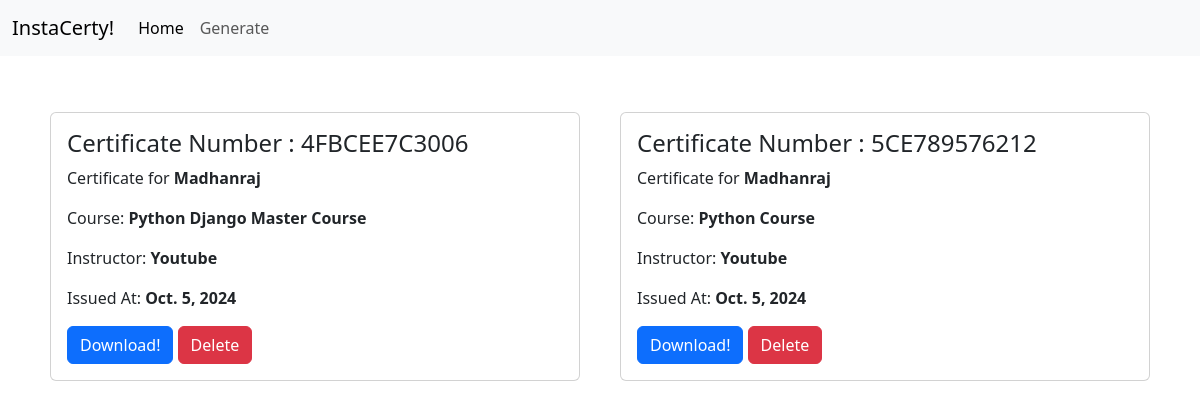
The app's page /, older data.
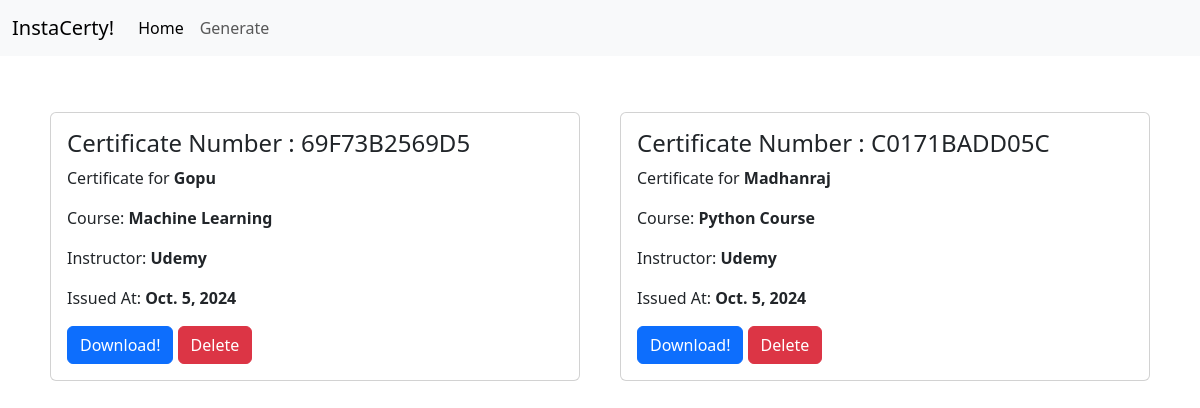
The same page, newer data.
### certificate/models.py (models this page shows, shortened)
class Certificate(models.Model):
    name = models.CharField(max_length=100)
    course = models.CharField(max_length=100)
    instructor = models.CharField(max_length=100)
    issue_date = models.DateField(auto_now_add=True)
    certificate_number = models.CharField(max_length=12, unique=True, blank=True,editable=False)
    qr_code = models.ImageField(upload_to='certificates/QR', blank=True)
    pdf_file = models.FileField(upload_to='certificates/pdf', blank=True, null=True)

### certificate/views.py (the view)
# urls.py: 2. Add a URL to urlpatterns:  path('', views.home, name='home')
def home(request):
    all_certificates=Certificate.objects.all()
    data={
        'certificates':all_certificates,
    }
    return render(request,'home.html',data)

### templates/home.html (shortened to what this page needs)
{% extends 'base.html' %}
{% block content %}
<div class="row">
    {% for certificate in certificates %}
    <div class="col-sm-6">
      <div class="card m-2">
        <div class="card-body">
          <h4 class="card-title">Certificate Number : {{ certificate.certificate_number }}</h4>
          <p class="card-text">Certificate for <strong>{{ certificate.name }}</strong></p>
          <p class="card-text">Course: <strong>{{ certificate.course }}</strong></p>
          <p class="card-text">Instructor: <strong>{{ certificate.instructor }}</strong></p>
          <p class="card-text">Issued At: <strong>{{ certificate.issue_date }}</strong></p>
          <a href="{% url 'download_pdf' certificate.id %}" class="btn btn-primary">Download!</a>
          <a href="{% url 'delete_certificate' certificate.id %}" class="btn btn-danger" onclick="return confirm('Are you sure you want to delete this certificate?');">
            Delete
        </a>
        </div>
      </div>
    </div>
    {% endfor %}
  </div>
{% endblock %}

### templates/base.html (shortened to what this page needs)
<!DOCTYPE html>
<html lang="en">
<head>
    <link href="https://cdn.jsdelivr.net/npm/bootstrap@5.3.0-alpha1/dist/css/bootstrap.min.css" rel="stylesheet">
</head>
<body>
    <nav class="navbar navbar-expand-lg navbar-light bg-light">
        <div class="container-fluid">
            <a class="navbar-brand" href="{% url 'home' %}">InstaCerty!</a>
            <div class="collapse navbar-collapse" id="navbarNav">
                <ul class="navbar-nav me-auto mb-2 mb-lg-0">
                    <li class="nav-item">
                        <a class="nav-link active" aria-current="page" href="{% url 'home' %}">Home</a>
                    </li>
                    <li class="nav-item">
                        <a class="nav-link" aria-current="page" href="{% url 'generate_certificate' %}">Generate</a>
                    </li>
                </ul>
            </div>
        </div>
    </nav>
    <div class="container mt-5">
        {% block content %}{% endblock %}
    </div>
</body>
</html>

Row changes from the older to the newer data that the page shows:
removed Certificate: certificate_number "4FBCEE7C3006", name "Madhanraj", course "Python Django Master Course", instructor "Youtube", issue_date "Oct. 5, 2024"
removed Certificate: certificate_number "5CE789576212", name "Madhanraj", course "Python Course", instructor "Youtube", issue_date "Oct. 5, 2024"
added Certificate: certificate_number "69F73B2569D5", name "Gopu", course "Machine Learning", instructor "Udemy", issue_date "Oct. 5, 2024"
added Certificate: certificate_number "C0171BADD05C", name "Madhanraj", course "Python Course", instructor "Udemy", issue_date "Oct. 5, 2024"
